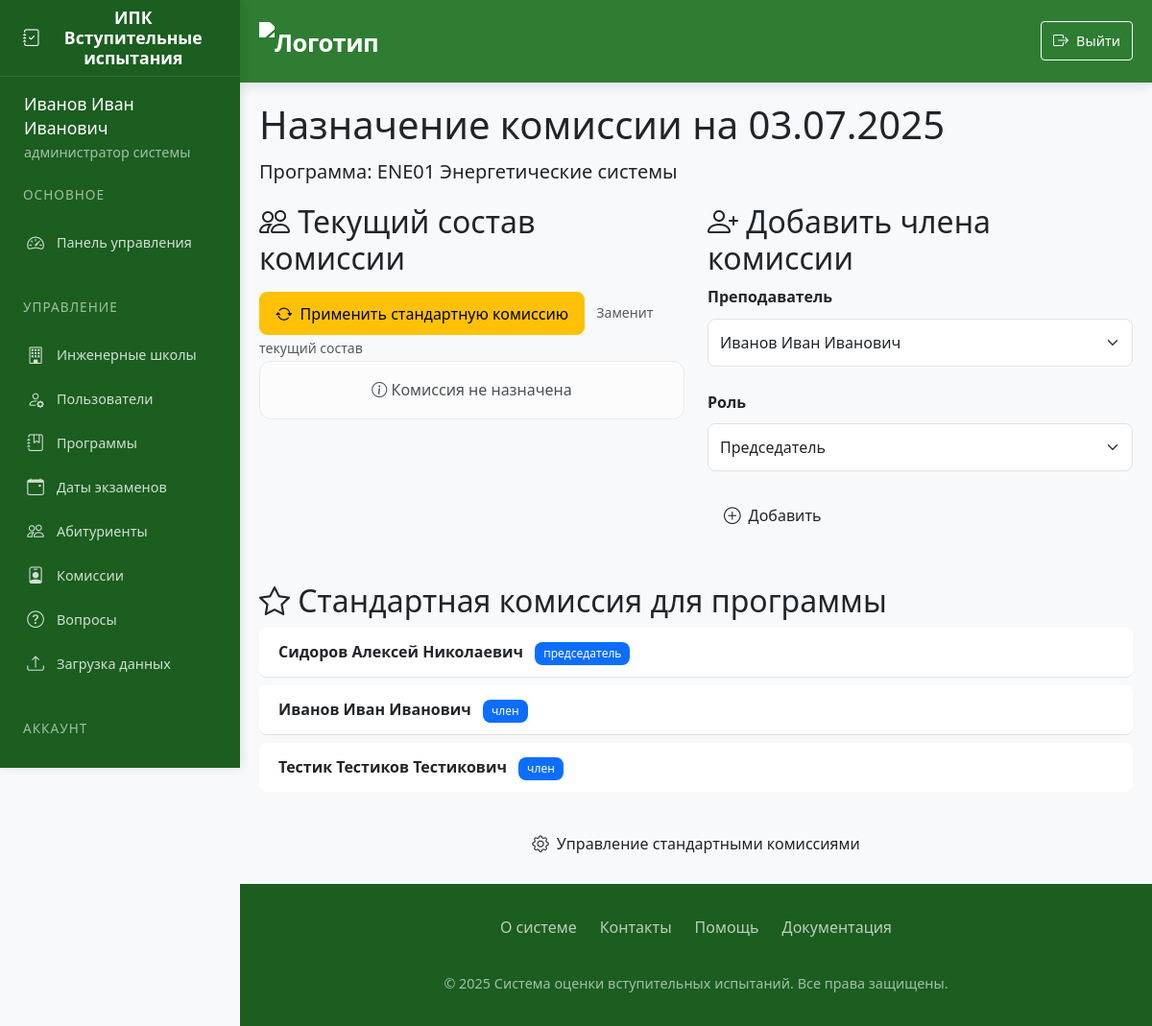
/assign_commission/12 (signed in), run on an earlier commit of the app's database.
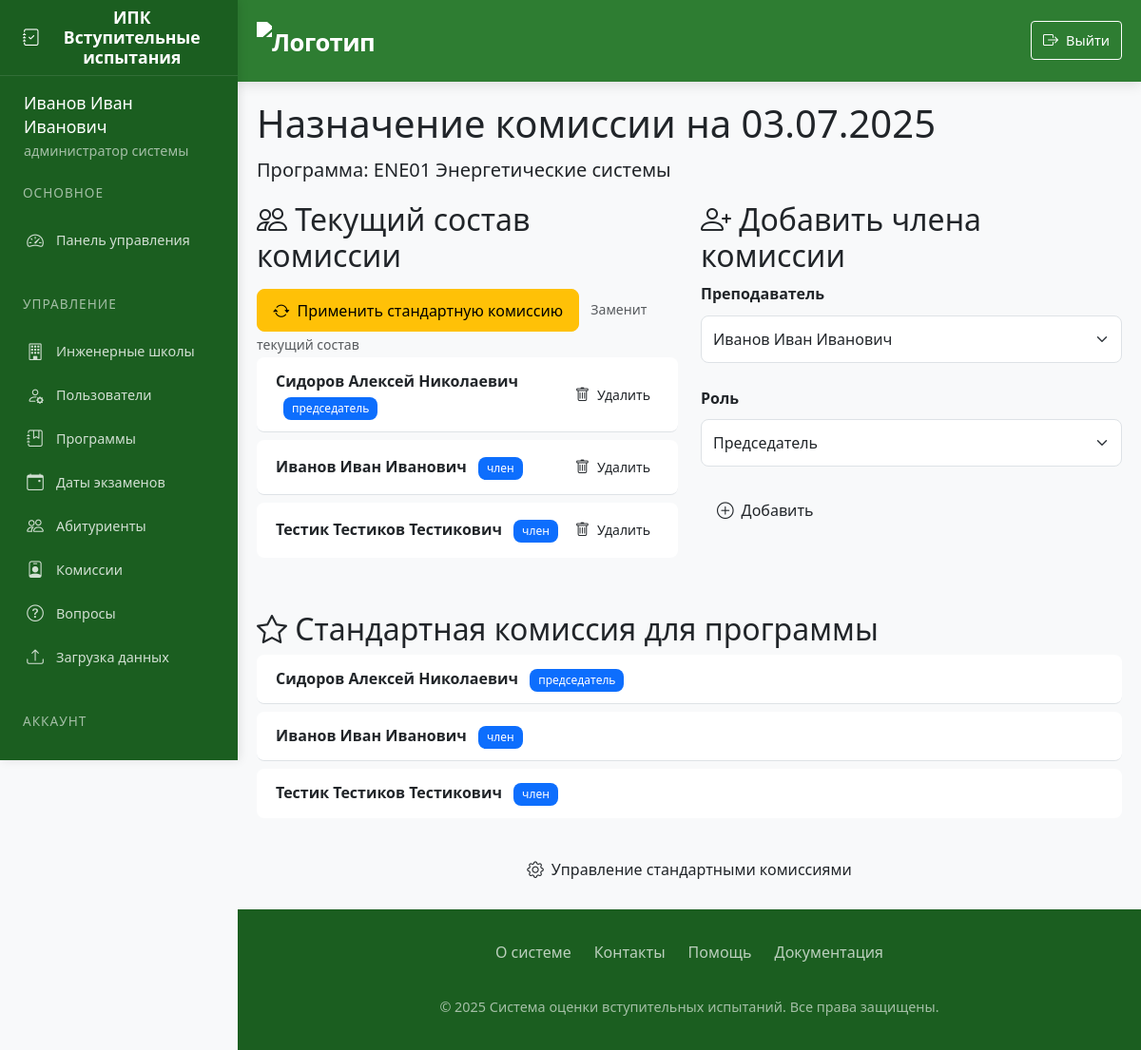
And on a later commit of the database.
### app/models.py (models this page shows)
class StandardCommission(db.Model):
    id = db.Column(db.Integer, primary_key=True)
    program_id = db.Column(db.Integer, db.ForeignKey('program.id'), nullable=False)
    user_id = db.Column(db.Integer, db.ForeignKey('user.id'), nullable=False)
    role = db.Column(db.String(50), nullable=False)  # 'председатель', 'заместитель', 'член'
    user = db.relationship('User', back_populates='standard_commissions')

class User(UserMixin, db.Model):
    id = db.Column(db.Integer, primary_key=True)
    username = db.Column(db.String(80), unique=True, nullable=False)
    password = db.Column(db.String(120), nullable=False)
    full_name = db.Column(db.String(100), nullable=False)
    position = db.Column(db.String(100), nullable=False)
    role = db.Column(db.String(20), nullable=False)  # 'admin', 'secretary', 'commission'
    school_id = db.Column(db.Integer, db.ForeignKey('engineering_school.id'))
    engineering_school = db.relationship('EngineeringSchool', backref='users')
    commission_members = db.relationship('CommissionMember', back_populates='user', cascade='all, delete-orphan')
    standard_commissions = db.relationship('StandardCommission', back_populates='user', cascade='all, delete-orphan')

class CommissionMember(db.Model):
    id = db.Column(db.Integer, primary_key=True)
    exam_date_id = db.Column(db.Integer, db.ForeignKey('exam_date.id'), nullable=False)
    user_id = db.Column(db.Integer, db.ForeignKey('user.id'), nullable=False)
    role = db.Column(db.String(50), nullable=False)  # 'председатель', 'заместитель', 'член'
    user = db.relationship('User', back_populates='commission_members')

### app/routes.py (the view, shortened to what this page needs)
@routes.route('/assign_commission/<int:exam_date_id>', methods=['GET', 'POST'])
@login_required
def assign_commission(exam_date_id):
    if current_user.role not in ['admin', 'secretary']:
        abort(403)
    exam_date = ExamDate.query.get_or_404(exam_date_id)
    form = AssignCommissionForm()
    return render_template('assign_commission.html', form=form, exam_date=exam_date)

### app/forms.py
class AssignCommissionForm(FlaskForm):
    user_id = SelectField('Член комиссии', coerce=int, validators=[DataRequired()])
    role = SelectField('Должность', choices=[
        ('председатель', 'Председатель'),
        ('заместитель', 'Заместитель председателя'),
        ('член', 'Член комиссии')
    ], validators=[DataRequired()])
    submit = SubmitField('Добавить')
    def __init__(self, *args, **kwargs):
        super(AssignCommissionForm, self).__init__(*args, **kwargs)
        self.user_id.choices = [(u.id, u.full_name) for u in User.query.filter(User.role.in_(['commission', 'secretary', 'admin'])).all()]

### app/templates/assign_commission.html (shortened to what the changed rows need)
{% extends "base.html" %}
{% block content %}
<div class="spacer-lg">
    <h1>Назначение комиссии на {{ exam_date.date.strftime('%d.%m.%Y') }}</h1>
    <div class="row spacer-lg">
        <div class="col-lg-6">
            <div class="card-elegant spacer-md">
                <div class="card-header-elegant">
                    <h2><i class="bi bi-people"></i> Текущий состав комиссии</h2>
                </div>
                <div class="card-body">
                    {% if exam_date.commission %}
                    <ul class="list-group list-group-flush">
                        {% for member in exam_date.commission %}
                        <li class="list-group-item d-flex justify-content-between align-items-center">
                            <div>
                                <span class="fw-bold">{{ member.user.full_name }}</span>
                                <span class="badge bg-primary ms-2">{{ member.role }}</span>
                            </div>
                            <form action="{{ url_for('routes.delete_commission_member', member_id=member.id) }}" method="POST">
                                <button type="submit" class="btn btn-danger-elegant btn-sm">
                                    <i class="bi bi-trash"></i> Удалить
                                </button>
                            </form>
                        </li>
                        {% endfor %}
                    </ul>
                    {% else %}
                    <div class="alert alert-light text-center">
                        <i class="bi bi-info-circle"></i> Комиссия не назначена
                    </div>
                    {% endif %}
                </div>
            </div>
        </div>
        <div class="col-lg-6">
            <div class="card-elegant">
                <div class="card-header-elegant">
                    <h2><i class="bi bi-person-plus"></i> Добавить члена комиссии</h2>
                </div>
            </div>
        </div>
    </div>
    <div class="card-elegant mt-5">
        <div class="card-header-elegant">
            <h2><i class="bi bi-star"></i> Стандартная комиссия для программы</h2>
        </div>
        <div class="card-body">
            {% if exam_date.program.standard_commission %}
            <ul class="list-group list-group-flush">
                {% for member in exam_date.program.standard_commission %}
                <li class="list-group-item">
                    <span class="fw-bold">{{ member.user.full_name }}</span>
                    <span class="badge bg-primary ms-2">{{ member.role }}</span>
                </li>
                {% endfor %}
            </ul>
            {% else %}
            <div class="alert alert-light text-center">
                <i class="bi bi-info-circle"></i> Стандартная комиссия не настроена
            </div>
            {% endif %}
        </div>
    </div>
</div>
{% endblock %}

What changed in the data, as far as the page shows it:
added CommissionMember: user.full_name "Сидоров Алексей Николаевич", role "председатель"
added CommissionMember: user.full_name "Иванов Иван Иванович", role "член"
added CommissionMember: user.full_name "Тестик Тестиков Тестикович", role "член"
Also different on the page:
text no longer shown: "Комиссия не назначена"
